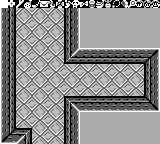

A level layout from a 2D game, rendered from its tile map. Below: a short description, then the map file with its tile-grid data intact:
An orthogonal 20x18 tile map with 8x8 px tiles, 2 tile layers (bg, Tile Layer 1), 6 tilesets.

<map version="1.2" tiledversion="1.2.2" orientation="orthogonal" renderorder="right-down" width="20" height="18" tilewidth="8" tileheight="8" infinite="0" nextlayerid="3" nextobjectid="1">
 <tileset firstgid="1" source="floor-j.tsx" />
 <tileset firstgid="17" source="dungeon-items.tsx" />
 <tileset firstgid="33" source="overworld-landscape.tsx" />
 <tileset firstgid="129" source="items-2.tsx" />
 <tileset firstgid="193" source="walls-a.tsx" />
 <tileset firstgid="225" source="font.tsx" />
 <layer id="1" name="bg" width="20" height="18">
  <data encoding="csv">
109,178,179,180,181,182,183,184,185,186,177,32,30,31,170,109,109,109,109,109,
1,2,1,2,1,2,1,2,1,2,1,2,1,2,1,2,1,2,1,2,
3,4,3,4,3,4,3,4,3,4,3,4,3,4,3,4,3,4,3,4,
1,2,1,2,1,2,1,2,1,2,1,2,1,2,1,2,1,2,1,2,
3,4,3,4,3,4,3,4,3,4,3,4,3,4,3,4,3,4,3,4,
1,2,1,2,1,2,1,2,1,2,1,2,1,2,1,2,1,2,1,2,
3,4,3,4,3,4,3,4,3,4,3,4,3,4,3,4,3,4,3,4,
1,2,1,2,1,2,1,2,1,2,1,2,1,2,1,2,1,2,1,2,
3,4,3,4,3,4,3,4,3,4,3,4,3,4,3,4,3,4,3,4,
1,2,1,2,1,2,1,2,1,2,1,2,1,2,1,2,1,2,1,2,
3,4,3,4,3,4,3,4,3,4,3,4,3,4,3,4,3,4,3,4,
1,2,1,2,1,2,1,2,1,2,1,2,1,2,1,2,1,2,1,2,
3,4,3,4,3,4,3,4,3,4,3,4,3,4,3,4,3,4,3,4,
1,2,1,2,1,2,1,2,1,2,1,2,1,2,1,2,1,2,1,2,
3,4,3,4,3,4,3,4,3,4,3,4,3,4,3,4,3,4,3,4,
1,2,1,2,1,2,1,2,1,2,1,2,1,2,1,2,1,2,1,2,
3,4,3,4,3,4,3,4,3,4,3,4,3,4,3,4,3,4,3,4,
1,2,1,2,1,2,1,2,1,2,1,2,1,2,1,2,1,2,1,2
</data>
 </layer>
 <layer id="2" name="Tile Layer 1" width="20" height="18">
  <data encoding="csv">
128,359,372,373,375,360,361,362,363,365,369,370,371,374,377,378,379,366,367,368,
203,1610612953,0,0,0,0,0,0,2684354777,3221225675,125,125,125,125,125,125,125,125,125,125,
203,1610612953,0,0,0,0,0,0,2684354777,3221225675,125,125,125,125,125,125,125,125,125,125,
203,1610612953,0,0,0,0,0,0,2684354777,3221225675,125,125,125,125,125,125,125,125,125,125,
203,1610612953,0,0,0,0,0,0,2684354777,3221225675,125,125,125,125,125,125,125,125,125,125,
203,1610612953,0,0,0,0,0,0,2684354777,3221225675,125,125,125,125,125,125,125,125,125,125,
203,1610612953,0,0,0,0,0,0,2684354777,536871111,2684354763,2684354763,2684354763,2684354763,2684354763,2684354763,2684354763,2684354763,2684354763,3221225667,
203,1610612953,0,0,0,0,0,0,1610612952,217,217,217,217,217,217,217,217,217,3221225683,3221225675,
203,1610612953,0,0,0,0,0,0,0,0,0,0,0,0,0,0,0,0,2684354777,3221225675,
203,1610612953,0,0,0,0,0,0,0,0,0,0,0,0,0,0,0,0,2684354777,3221225675,
203,1610612953,0,0,0,0,0,0,0,0,0,0,0,0,0,0,0,0,2684354777,3221225675,
203,1610612953,0,0,0,0,0,0,0,0,0,0,0,0,0,0,0,0,2684354777,3221225675,
203,1610612953,0,0,0,0,0,0,216,3221225689,3221225689,3221225689,3221225689,3221225689,3221225689,3221225689,3221225689,3221225689,1610612947,3221225675,
203,1610612953,0,0,0,0,0,0,2684354777,2147483847,1610612939,1610612939,1610612939,1610612939,1610612939,1610612939,1610612939,1610612939,1610612939,1610612931,
203,1610612953,0,0,0,0,0,0,2684354777,3221225675,125,125,125,125,125,125,125,125,125,125,
203,1610612953,0,0,0,0,0,0,2684354777,3221225675,125,125,125,125,125,125,125,125,125,125,
203,211,3221225689,2684354776,0,0,0,0,2684354777,3221225675,125,125,125,125,125,125,125,125,125,125,
195,1610612939,3758096583,1610612953,0,0,0,0,2684354777,3221225675,125,125,125,125,125,125,125,125,125,125
</data>
 </layer>
</map>
